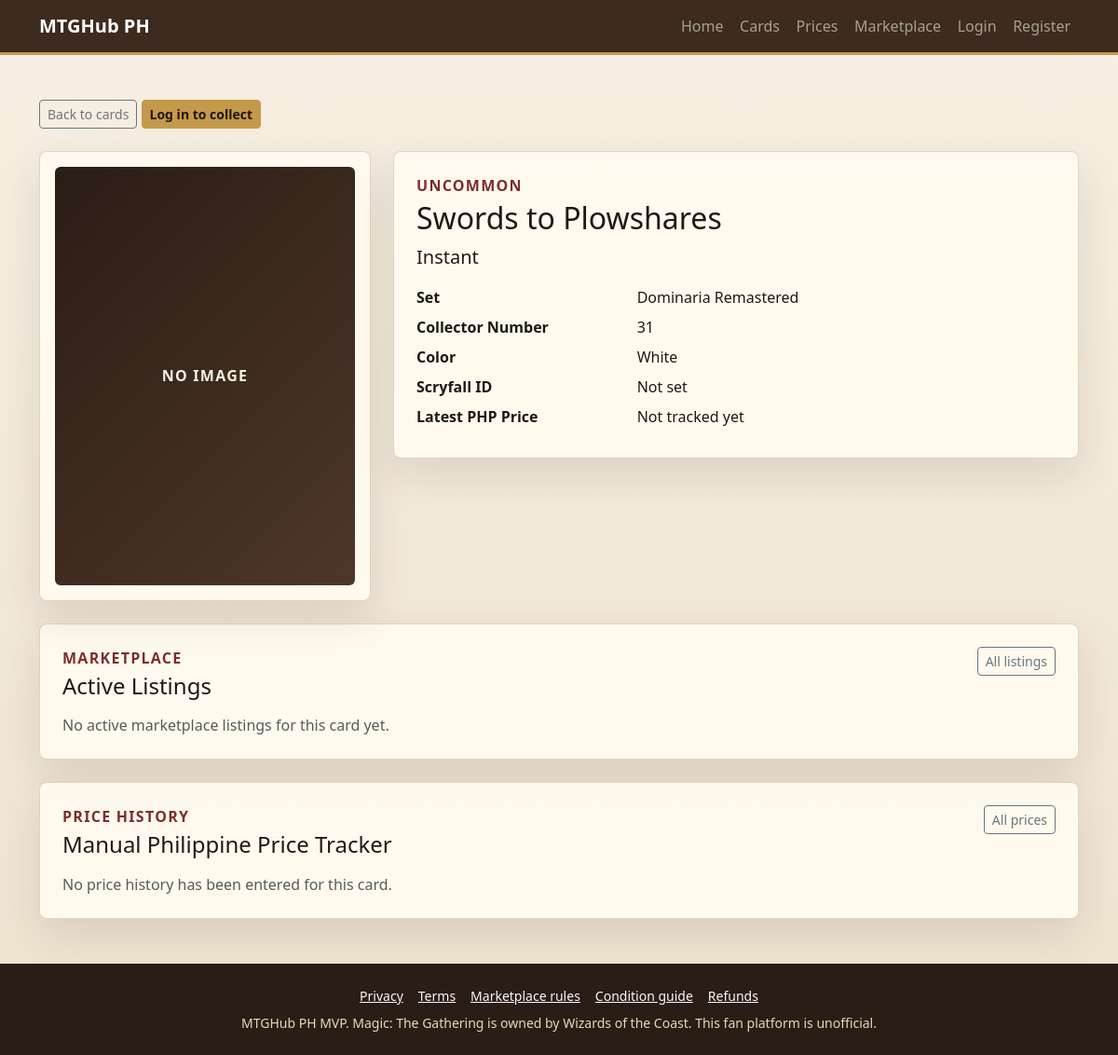
The page /public/cards/show?id=3 on the database its author committed.
### tables this page shows
CREATE TABLE IF NOT EXISTS cards (
    id INT UNSIGNED AUTO_INCREMENT PRIMARY KEY,
    card_name VARCHAR(150) NOT NULL,
    set_name VARCHAR(150) NOT NULL,
    collector_number VARCHAR(30) NULL,
    rarity ENUM('common', 'uncommon', 'rare', 'mythic') NOT NULL,
    color VARCHAR(50) NULL,
    type_line VARCHAR(150) NOT NULL,
    image_url VARCHAR(500) NULL,
    scryfall_id VARCHAR(80) NULL,
    created_at TIMESTAMP DEFAULT CURRENT_TIMESTAMP,
    updated_at TIMESTAMP DEFAULT CURRENT_TIMESTAMP ON UPDATE CURRENT_TIMESTAMP,
    INDEX idx_cards_name (card_name),
    INDEX idx_cards_set (set_name),
    INDEX idx_cards_rarity (rarity),
    INDEX idx_cards_color (color),
    UNIQUE KEY uq_cards_identity (card_name, set_name, collector_number),
    UNIQUE KEY uq_cards_scryfall_id (scryfall_id),
    FULLTEXT KEY ft_cards_search (card_name, set_name, type_line)
);

### app/views/cards/show.php (the view, shortened to what the rows shown need)
<div class="row g-4">
    <div class="col-md-7 col-lg-8">
        <div class="archive-card p-4">
            <p class="text-uppercase fw-semibold archive-kicker-dark mb-1"><?= e(ucfirst($card['rarity'])) ?></p>
            <h1 class="h2"><?= e($card['card_name']) ?></h1>
            <p class="lead"><?= e($card['type_line']) ?></p>
            <dl class="row mb-0">
                <dt class="col-sm-4">Set</dt>
                <dd class="col-sm-8"><?= e($card['set_name']) ?></dd>
                <dt class="col-sm-4">Collector Number</dt>
                <dd class="col-sm-8"><?= e($card['collector_number']) ?></dd>
                <dt class="col-sm-4">Color</dt>
                <dd class="col-sm-8"><?= e($card['color'] ?: 'Colorless/Unspecified') ?></dd>
                <dt class="col-sm-4">Scryfall ID</dt>
                <dd class="col-sm-8"><?= e($card['scryfall_id'] ?: 'Not set') ?></dd>
                <dt class="col-sm-4">Latest PHP Price</dt>
                <dd class="col-sm-8">
                    <?php if ($latestPrice): ?>
                        PHP <?= e(number_format((float) $latestPrice['converted_php_price'], 2)) ?>
                        <span class="text-muted small">from <?= e($latestPrice['source_name']) ?> on <?= e($latestPrice['date_captured']) ?></span>
                    <?php else: ?>
                        Not tracked yet
                    <?php endif; ?>
                </dd>
            </dl>
        </div>
    </div>
</div>
<div class="archive-card p-4 mt-4">
    <div class="d-flex flex-column flex-md-row justify-content-between gap-2 mb-3">
        <div>
            <h2 class="h4 mb-0">Active Listings</h2>
        </div>
    </div>
</div>
<div class="archive-card p-4 mt-4">
    <div class="d-flex flex-column flex-md-row justify-content-between gap-2 mb-3">
        <div>
            <h2 class="h4 mb-0">Manual Philippine Price Tracker</h2>
        </div>
    </div>
</div>

### rows shown on the page
cards: rarity "UNCOMMON", card_name "Swords to Plowshares", type_line "Instant", set_name "Dominaria Remastered", collector_number "31", color "White", scryfall "Not set"
